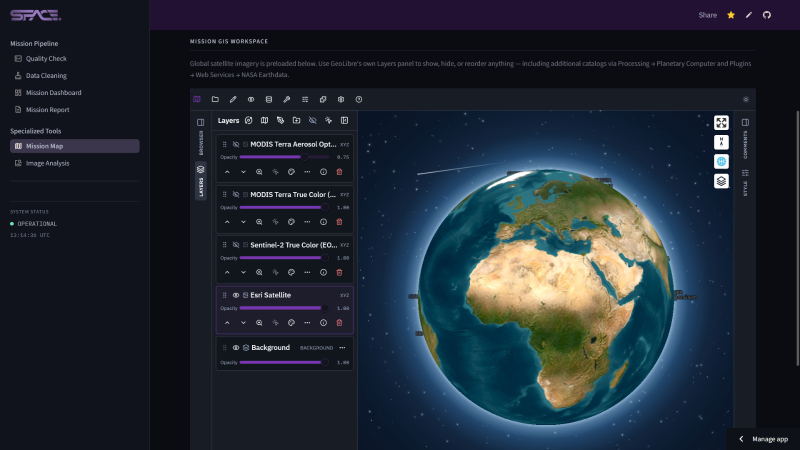
#> input picture assets/gis.jpg, 1600 x 900 px (shown at 1/2 size)
$ python -i image_processing.py   (imports and definitions only)
#> lines starting #> are read from the running program, lines starting #| are printed output that depends on the picture; after the words box and inside, x2 and y2 are one past the last pixel; in counts of white or black regions, pixels touching at a corner belong together
"""
SpacePoint - Drone Image Processing (Computer Vision Pipeline)
Author: Kommal
"""

import cv2
import numpy as np
from PIL import Image

MAX_WIDTH = 800
LAND_COVER_CLUSTERS = 6

# ExG's real range for 8-bit RGB is -510 to 510. ExG <= 0 means no real
# greenness, regardless of how a pixel compares to the rest of its image.
EXG_PHYSICAL_RANGE = (-510, 510)
MIN_VEGETATION_EXG = 0.0

# Brightness (RMS of R,G,B) is naturally 0-255. Below this floor, a
# pixel isn't a bright/bare surface no matter its image-relative rank.
BRIGHTNESS_PHYSICAL_RANGE = (0, 255)
MIN_BRIGHT_SURFACE_VALUE = 140.0


def load_image(file) -> Image.Image:
    image = Image.open(file)
    return image.convert("RGB")


def resize_image(image: Image.Image, max_width: int = MAX_WIDTH) -> Image.Image:
    if image.width <= max_width:
        return image
    ratio = max_width / image.width
    new_size = (max_width, int(image.height * ratio))
    return image.resize(new_size)


def denoise(image_array: np.ndarray) -> np.ndarray:
    """Light blur before index calculation so noise can't shift Otsu's cutoff."""
    return cv2.GaussianBlur(image_array, (5, 5), 0)


def compute_vegetation_index(image_array: np.ndarray) -> np.ndarray:
    """Excess Green Index (ExG = 2G - R - B), on its real physical scale."""
    image_float = image_array.astype(float)
    red, green, blue = image_float[:, :, 0], image_float[:, :, 1], image_float[:, :, 2]
    return 2 * green - red - blue


def compute_brightness_index(image_array: np.ndarray) -> np.ndarray:
    """Surface brightness index (RMS of R, G, B)."""
    image_float = image_array.astype(float)
    red, green, blue = image_float[:, :, 0], image_float[:, :, 1], image_float[:, :, 2]
    return np.sqrt((red**2 + green**2 + blue**2) / 3)


def scale_to_uint8(raw_array: np.ndarray, physical_range: tuple) -> np.ndarray:
    """Maps a raw index to 0-255 on a fixed physical range shared across
    all images, not each image's own min/max."""
    lo, hi = physical_range
    clipped = np.clip(raw_array, lo, hi)
    return ((clipped - lo) / (hi - lo) * 255).astype(np.uint8)


def normalize_for_display(raw_array: np.ndarray, physical_range: tuple) -> np.ndarray:
    """Same fixed-scale mapping, returned as 0-1 floats for overlay opacity."""
    lo, hi = physical_range
    return np.clip((raw_array - lo) / (hi - lo), 0, 1)


def otsu_threshold(raw_index: np.ndarray, physical_range: tuple, absolute_floor: float) -> tuple[np.ndarray, float]:
    """Otsu's adaptive cutoff on the fixed physical scale, combined with
    an absolute floor - Otsu can raise the bar but never invent a
    detection where the raw index shows none. Returns mask + raw cutoff."""
    index_uint8 = scale_to_uint8(raw_index, physical_range)
    otsu_cutoff_uint8, _ = cv2.threshold(index_uint8, 0, 255, cv2.THRESH_BINARY + cv2.THRESH_OTSU)

    lo, hi = physical_range
    otsu_cutoff_raw = lo + (otsu_cutoff_uint8 / 255) * (hi - lo)
    effective_cutoff = max(otsu_cutoff_raw, absolute_floor)

    mask = raw_index > effective_cutoff
    return mask, effective_cutoff


def classify_cluster_color(center: np.ndarray) -> str:
    """Labels one K-means cluster center by color, using HSV so hue tells
    apart categories that look similar in brightness alone - asphalt
    (gray, low saturation) vs. bare soil (brown) vs. water (blue hue)."""
    r, g, b = center
    hsv_pixel = cv2.cvtColor(np.uint8([[[r, g, b]]]), cv2.COLOR_RGB2HSV)[0][0]
    hue, sat, val = int(hsv_pixel[0]), int(hsv_pixel[1]), int(hsv_pixel[2])

    if val < 60:
        return "shadow"
    if g > r and g > b and sat > 40:
        return "vegetation"
    if 95 <= hue <= 135 and b >= r and sat > 30:
        return "water"
    if 5 <= hue <= 30 and sat > 45 and val < 200:
        return "bare_soil"
    if sat < 35 and val >= 170:
        return "bright_surface"
    if sat < 40 and val < 170:
        return "asphalt_pavement"
    return "other"


def classify_land_cover(image_array: np.ndarray, k: int = LAND_COVER_CLUSTERS) -> dict:
    """Unsupervised K-means clustering on pixel colors, labeled by each
    cluster's average color."""
    pixels = image_array.reshape(-1, 3).astype(np.float32)

    criteria = (cv2.TERM_CRITERIA_EPS + cv2.TERM_CRITERIA_MAX_ITER, 20, 0.5)
    _, labels, centers = cv2.kmeans(pixels, k, None, criteria, 5, cv2.KMEANS_PP_CENTERS)

    label_map = labels.flatten().reshape(image_array.shape[:2])
    cluster_names = {cluster_id: classify_cluster_color(center) for cluster_id, center in enumerate(centers)}

    return {"label_map": label_map, "cluster_names": cluster_names}


def compute_coverage_stats(vegetation_mask, brightness_mask, land_cover) -> dict:
    total_pixels = vegetation_mask.size

    stats = {
        "vegetation_pct": round(float(vegetation_mask.sum()) / total_pixels * 100, 1),
        "bright_surface_pct": round(float(brightness_mask.sum()) / total_pixels * 100, 1),
    }

    label_map = land_cover["label_map"]
    category_totals = {}
    for cluster_id, name in land_cover["cluster_names"].items():
        pct = round(float((label_map == cluster_id).sum()) / total_pixels * 100, 1)
        category_totals[name] = category_totals.get(name, 0) + pct
    stats["land_cover_breakdown"] = category_totals

    return stats


def create_annotated_image(image_array, vegetation_index, brightness_index, vegetation_mask, brightness_mask) -> Image.Image:
    """Translucent overlay whose strength scales with each pixel's index
    value - purple for vegetation, red for bright/hot surfaces."""
    overlay = image_array.astype(float).copy()

    purple = np.array([155, 93, 229])
    red = np.array([214, 60, 60])

    veg_display = normalize_for_display(vegetation_index, EXG_PHYSICAL_RANGE)
    bright_display = normalize_for_display(brightness_index, BRIGHTNESS_PHYSICAL_RANGE)

    veg_alpha = veg_display * 0.5 + 0.15
    bright_alpha = bright_display * 0.5 + 0.15

    for c in range(3):
        channel = overlay[:, :, c]
        channel[vegetation_mask] = channel[vegetation_mask] * (1 - veg_alpha[vegetation_mask]) + purple[c] * veg_alpha[vegetation_mask]
        channel[brightness_mask] = channel[brightness_mask] * (1 - bright_alpha[brightness_mask]) + red[c] * bright_alpha[brightness_mask]
        overlay[:, :, c] = channel

    return Image.fromarray(np.clip(overlay, 0, 255).astype("uint8"))


def analyze_image(file) -> dict:
    """Runs the full CV pipeline on one image."""
    original = load_image(file)
#> in load_image, image is the input picture: PIL image 1600x900 RGB; mean R, G, B 32.4, 40.5, 51
    resized = resize_image(original)
    image_array = np.array(resized)
    denoised = denoise(image_array)

    vegetation_index = compute_vegetation_index(denoised)
    brightness_index = compute_brightness_index(denoised)

    vegetation_mask, veg_cutoff = otsu_threshold(vegetation_index, EXG_PHYSICAL_RANGE, MIN_VEGETATION_EXG)
#> in scale_to_uint8, `return ((clipped - lo) / (hi - lo) * 255).astype(np.uint8)`:
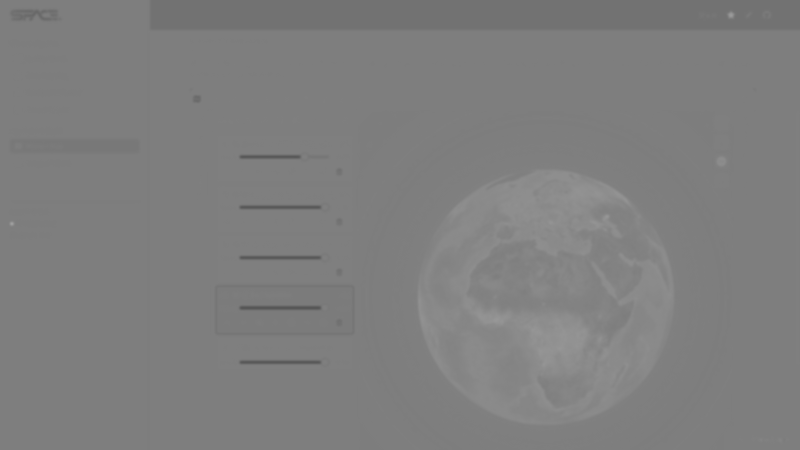
#> returned value: shape (450, 800); min 87, max 158, mean 126.6
#> in otsu_threshold, `otsu_cutoff_uint8, _ = cv2.threshold(index_uint8, 0, 255, cv2.THRESH_B..`: otsu_cutoff_uint8 = 130
#> in otsu_threshold, `otsu_cutoff_raw = lo + (otsu_cutoff_uint8 / 255) * (hi - lo)`: otsu_cutoff_raw = 10
#> in otsu_threshold, `mask = raw_index > effective_cutoff`:
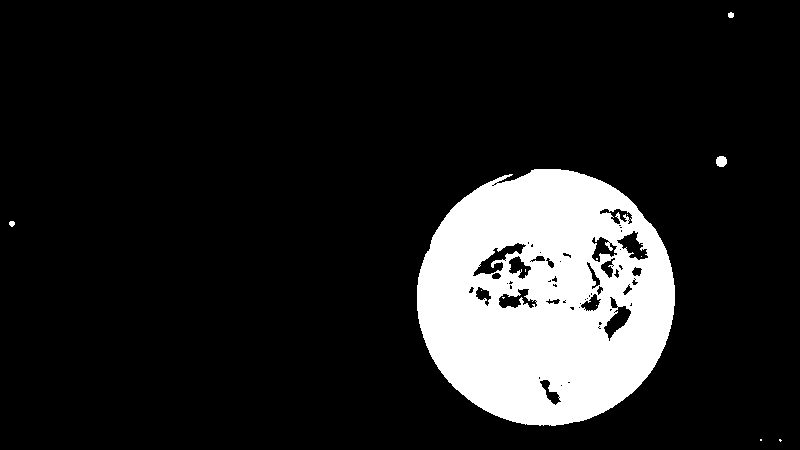
#> mask: shape (450, 800) bool; 13.4% white; 13 white regions (9 under 20 px), largest, box (x1, y1, x2, y2) and area: (417, 169, 675, 426) 48037, (716, 156, 727, 167) 100, (728, 12, 734, 18) 30, (9, 221, 15, 227) 28
#> veg_cutoff = 10
    brightness_mask, bright_cutoff = otsu_threshold(brightness_index, BRIGHTNESS_PHYSICAL_RANGE, MIN_BRIGHT_SURFACE_VALUE)
#> in otsu_threshold (call 2), `mask = raw_index > effective_cutoff`: mask: shape (450, 800) bool; 3.8% white; 40 white regions (26 under 20 px), largest, box (x1, y1, x2, y2) and area: (468, 206, 669, 337) 11248, (422, 303, 677, 428) 483, (487, 167, 594, 189) 386
#> bright_cutoff = 140
    brightness_mask = brightness_mask & (~vegetation_mask)
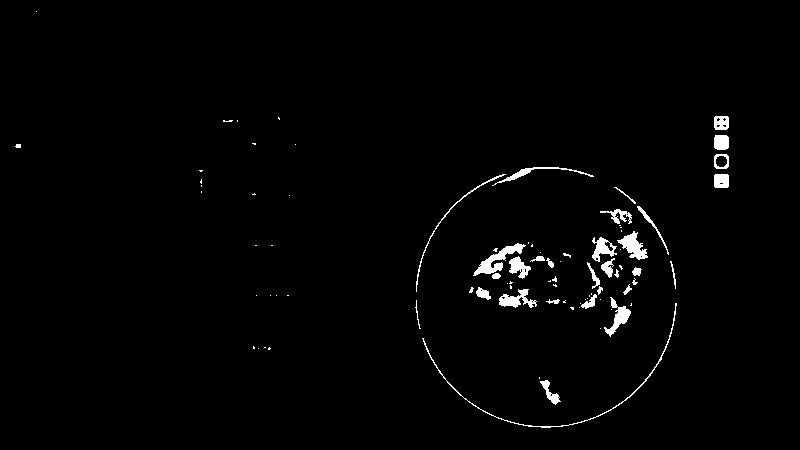
#> brightness_mask: shape (450, 800) bool; 1.6% white; 86 white regions (54 under 20 px), largest, box (x1, y1, x2, y2) and area: (473, 243, 526, 276) 536, (422, 303, 677, 428) 481, (617, 231, 648, 260) 416

    land_cover = classify_land_cover(denoised)
#> in classify_land_cover, `_, labels, centers = cv2.kmeans(pixels, k, None, criteria, 5, cv2.KMEA..`: centers = [[14.23, 16.59, 23.68], [221.9, 194.3, 152.4], [99.26, 97.53, 65.31], [23.85, 28.79, 45.88], [22.51, 59.25, 83.64], [75.75, 108.3, 137.4]]
#> in classify_land_cover, `label_map = labels.flatten().reshape(image_array.shape[:2])`:
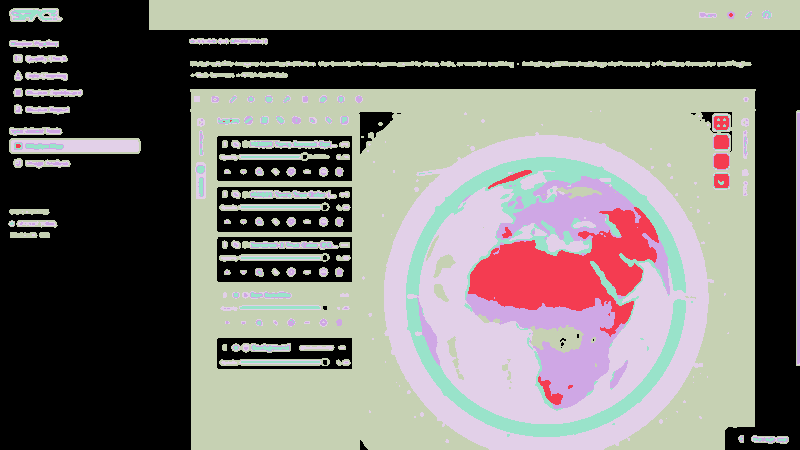
#> label_map: shape (450, 800) int32; 6 distinct labels, from 0 to 5; one colour per label, 0 black
#> in classify_land_cover, `cluster_names = {cluster_id: classify_cluster_color(center) for cluste..`: cluster_names = {0: 'shadow', 1: 'other', 2: 'bare_soil', 3: 'shadow', 4: 'water', 5: 'water'}
#> land_cover = 2 items
    stats = compute_coverage_stats(vegetation_mask, brightness_mask, land_cover)
#> in compute_coverage_stats, `stats = { "vegetation_pct": round(float(vegetation_mask.sum()) / total..`: stats = {'vegetation_pct': 13.4, 'bright_surface_pct': 1.6}
#> the loop in compute_coverage_stats, `for cluster_id, name in land_cover["cluster_names"].items():` made 6 passes
#> (name, pct) on passes 1 to 6: ('shadow', 39.4), ('other', 3.4), ('bare_soil', 4.3), ('shadow', 34.6), ('water', 13.5), ('water', 4.7)
#> after the loop in compute_coverage_stats, `for cluster_id, name in land_cover["cluster_names"].items():`: category_totals = {'shadow': 74, 'other': 3.4, 'bare_soil': 4.3, 'water': 18.2}
#> stats = 3 items
    stats["vegetation_threshold"] = round(float(veg_cutoff), 1)
    stats["brightness_threshold"] = round(float(bright_cutoff), 1)

    annotated = create_annotated_image(image_array, vegetation_index, brightness_index, vegetation_mask, brightness_mask)
#> in create_annotated_image, `bright_alpha = bright_display * 0.5 + 0.15`:
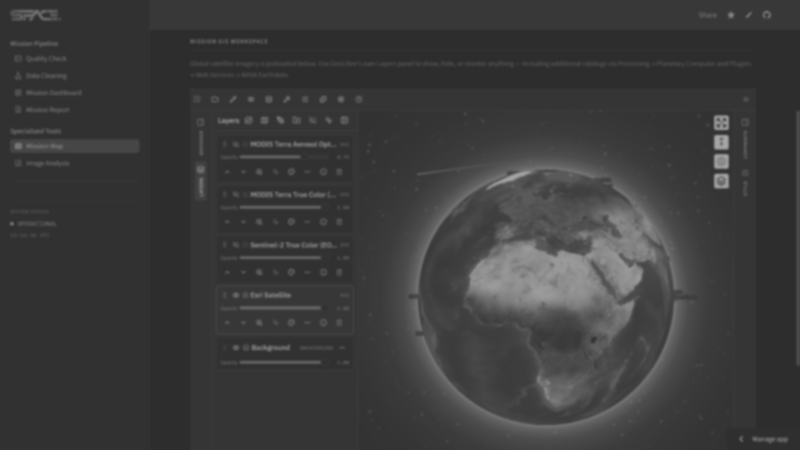
#> bright_alpha: shape (450, 800) float64; min 0.176, max 0.65, mean 0.235
#> after the loop in create_annotated_image, `for c in range(3):`:
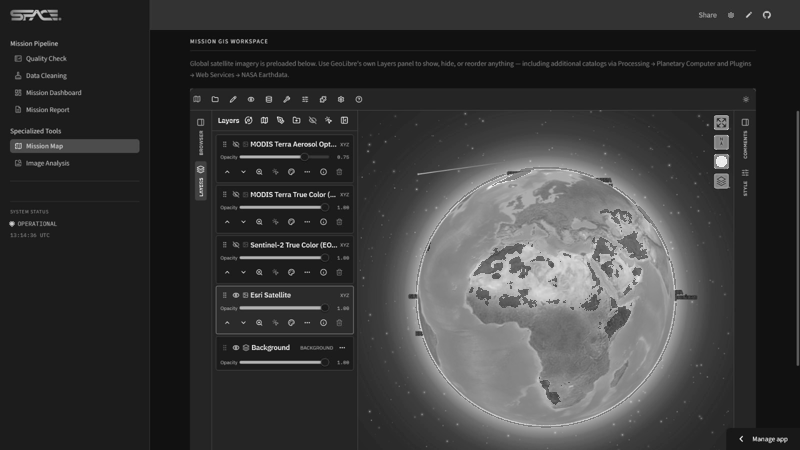
#> channel: shape (450, 800) float64; min 4, max 244.5, mean 58.1
#> after the loop in create_annotated_image, `for c in range(3):`:
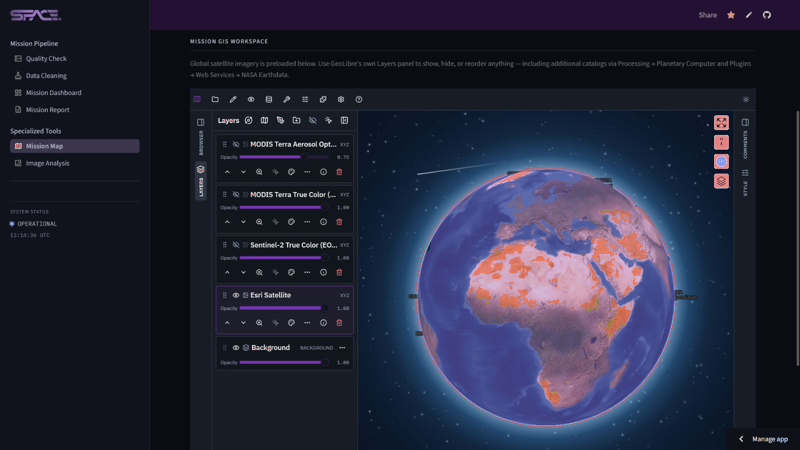
#> overlay: shape (450, 800, 3) float64; mean R, G, B 37.1, 39.2, 58.1

    return {"original": resized, "annotated": annotated, "stats": stats}

>>> result = analyze_image('../assets/gis.jpg')
#> result = 3 items
